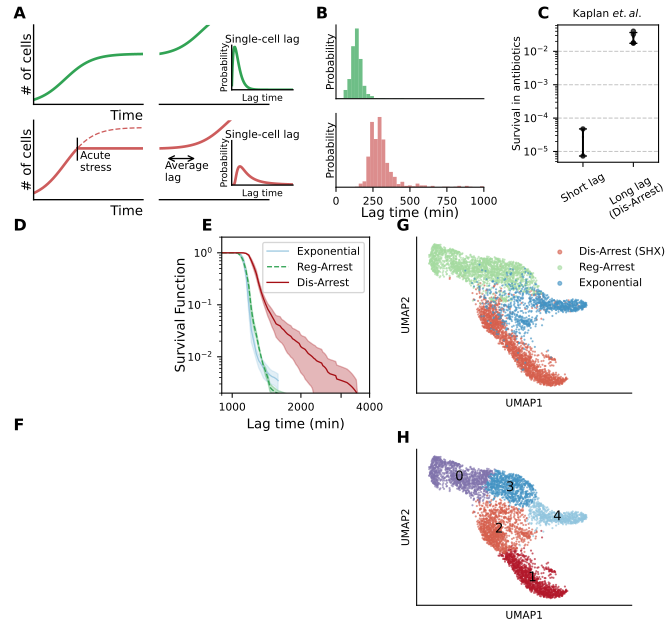

The script that saved this image:
import numpy as np
import scipy as sc
import matplotlib.pyplot as plt
from scipy.stats import ttest_ind
from scipy.stats import t
from mpl_toolkits.axes_grid1.inset_locator import inset_axes
import pandas as pd
import os
from collections import OrderedDict
from figure_functions import *

# ------------------------------------------------------------------
# BUILD FIGURE
# ------------------------------------------------------------------

def panel_C(ax):
    # Load data
    df = pd.read_csv(os.path.join(root_dir, 'figure1', 'survival_data.csv'))
    # Define groups and their corresponding columns
    groups = ['Reg-Arrest', 'Dis-Arrest']
    avg_cols = [f"{g}_avg" for g in groups]
    err_cols = [f"{g}_err" for g in groups]
    labels = ['Short lag', 'Long lag\n(Dis-Arrest)']
    # Define custom x positions to cluster related groups
    x_positions = [0.2, 0.6]
    group_values = [df[col].dropna().values for col in avg_cols]
    group_errors = [df[err].dropna().values for err in err_cols]

    # Plot individual data points
    for x, values in zip(x_positions, group_values):
        ax.scatter([x] * len(values), values, s=10, marker='o', alpha=0.7, color='k')

    # plot error bars
    for x, values, error in zip(x_positions, group_values, group_errors):
        ax.errorbar(x, np.mean(values), yerr=np.std(values), fmt='', capsize=3, color='black', label='Mean ± Error')
    # Axis and formatting
    # Custom x-ticks and labels
    ax.set_xticks(x_positions)
    ax.set_xticklabels(labels, rotation=30, fontsize=fsize-2)
    ax.set_ylabel('Survival in antibiotics', fontsize=fsize-2,labelpad=1)
    ax.set_yscale('log')
    # set y tick fontsize
    ax.tick_params(axis='y', labelsize=fsize-2)
    ax.set_title(r'Kaplan $\mathit{et. al.}$', fontsize=fsize-2)

    ax.grid(axis='y', linestyle='--', alpha=0.7)
    ax.set_xlim(0, 0.8)


def panel_A(axes):
    # Define the sigmoidal function
    def sigmoid(x, a, b, c):
        return c / (1 + a * np.exp(-b * x))

    # Define the inverse gamma distribution
    def inv_gamma(x, a, b):
        return b ** a / sc.special.gamma(a) * x ** (-a - 1) * np.exp(-b / x)

    # Define the gamma distribution
    def gamma(x, a, b):
        return b ** a / sc.special.gamma(a) * x ** (a - 1) * np.exp(-b * x)

    t0 = 0.8
    lw = 1
    green = '#31a354'
    red = '#CD5C5C'
    # Generate x values
    x = np.linspace(0.01, 5, 100)
    # Plot the regulated sigmoid function
    axes[0, 0].plot(x, sigmoid(x, 10, 4, 0.7), color=green, linewidth=lw+1)
    # Plot the disrupted sigmoid function
    axes[1, 0].plot(x[x < t0], sigmoid(x[x < t0], 10, 4, 1), color=red, linewidth=lw+1)
    axes[1, 0].plot(x[x >= t0], sigmoid(x[x >= t0], 10, 4, 1), color=red, linewidth=lw, linestyle='dashed')
    axes[1, 0].plot([t0, 4], [sigmoid(t0, 10, 4, 1), sigmoid(t0, 10, 4, 1)], color=red, linewidth=lw+1)
    axes[1, 0].plot([t0, t0], [0.55, 0.85], color='k', linewidth=lw)
    # add text to the plot
    axes[1, 0].text(0.85, 0.4, 'Acute\nstress', fontsize=fsize-2, color='k')
    # remove the top and right spines
    for ax in axes[:, 0]:
        ax.spines['top'].set_visible(False)
        ax.spines['right'].set_visible(False)
        # make the spines wider
        ax.spines['left'].set_linewidth(lw)
        ax.spines['bottom'].set_linewidth(lw)
        ax.set_xticks([])  # remove ticks
        ax.set_yticks([])
        ax.set_xlabel('Time', fontsize=fsize, loc='right')
        ax.set_ylabel('# of cells', fontsize=fsize, labelpad=0)
        ax.set_xlim(0, 2)
        ax.set_ylim(0, 1.1)

    # second column:
    # Plot the regulated sigmoid function
    axes[0, 1].plot(x, 0.67 + sigmoid(x - 0.2, 10, 4, 0.7), color=green, linewidth=lw+1)
    # Plot the disrupted sigmoid function
    axes[1, 1].plot(x, 0.705 + sigmoid(x - 0.65, 10, 4, 0.7), color=red, linewidth=lw+1)
    axes[1, 1].annotate(
        '', xy=(0.1, 0.57), xytext=(0.7, 0.57),
        arrowprops=dict(arrowstyle='<->', color='k', lw=lw)
    )
    axes[1, 1].text(0.1, 0.26, 'Average\nlag', fontsize=fsize-2, color='k')
    for ax in axes[:, 1]:
        ax.spines['top'].set_visible(False)
        ax.spines['right'].set_visible(False)
        ax.spines['left'].set_visible(False)
        # make the spines wider
        ax.spines['left'].set_linewidth(lw)
        ax.spines['bottom'].set_linewidth(lw)
        ax.set_xticks([])  # remove ticks
        ax.set_yticks([])
        ax.set_xlim(0, 2)
        ax.set_ylim(0, 1.1)

    # third column:
    # Plot the gamma distribution for different shape and scale
    axins1 = inset_axes(axes[0, 1], bbox_to_anchor=(0.6, 0.1, 0.8, 0.8), bbox_transform=axes[0, 1].transAxes,
                        width="70%", height="70%", loc="lower left")
    axins1.plot(x, gamma(x, 2, 4.2), label='a=1, b=3', color=green, linewidth=lw+1)
    # Plot the inverse gamma distribution for different shape and scale
    axins2 = inset_axes(axes[1, 1], bbox_to_anchor=(0.6, 0.1, 0.8, 0.8), bbox_transform=axes[1, 1].transAxes,
                        width="70%", height="70%", loc="lower left")
    axins2.plot(x, inv_gamma(x, 2, 2), label='a=2, b=1', color=red, linewidth=lw+1)
    # add labels and legend

    # remove the top and right spines
    for ax in [axins1, axins2]:
        ax.spines['top'].set_visible(False)
        ax.spines['right'].set_visible(False)
        # make the spines wider
        ax.spines['left'].set_linewidth(lw)
        ax.spines['bottom'].set_linewidth(lw)
        ax.set_xlabel('Lag time', fontsize=fsize - 3, labelpad=3)
        ax.set_ylabel('Probability', fontsize=fsize - 3, labelpad=2)
        ax.set_xticks([])  # remove ticks
        ax.set_yticks([])
        ax.set_xlim(0, 5)
        ax.set_ylim(0, 1.6)
        ax.set_title('Single-cell lag', fontsize=fsize - 2, pad=2)


def panel_B(axes):
    project_dir = os.path.dirname(os.path.dirname(root_dir))
    bins = np.linspace(0, 1000, 40)
    hist_data = np.loadtxt(os.path.join(project_dir, 'scanlag_data', 'kaplan_shx', 't0.txt'))
    hist_data2 = np.loadtxt(os.path.join(project_dir, 'scanlag_data', 'kaplan_shx', 't1346.txt'))
    x0 = hist_data[0]
    hist_data = hist_data - x0
    hist_data2 = hist_data2 - x0
    green = '#31a354'
    red = '#CD5C5C'
    axes[0,0].hist(hist_data, bins=bins, color=green, alpha=0.7)
    axes[1,0].hist(hist_data2, bins=bins, color=red, alpha=0.7)
    for ax in axes[:, 0]:
        ax.set_ylabel('Probability', fontsize=fsize-2, labelpad=0)
        ax.set_xlim(0, 1000)
        ax.set_yticks([])
        ax.spines['top'].set_visible(False)
        ax.spines['right'].set_visible(False)
        ax.tick_params(axis='both', which='major', labelsize=fsize - 2)
    axes[0,0].set_xticks([])
    axes[1,0].set_xlabel('Lag time (min)', fontsize=fsize, labelpad=0)
def panel_E(ax):
    # scanlag plot:
    data_dir = os.path.join(os.path.dirname(os.path.dirname(root_dir)), 'scanlag_data', 'exp2')
    x_min = 900
    x_max = 4000
    n_points = 100
    n_reps = 3
    interp_data = {'Exponential': [], 'Reg-Arrest': [], 'Dis-Arrest': []}
    colors = {'Exponential': '#9ecae1', 'Reg-Arrest': '#31a354', 'Dis-Arrest': '#a50f15'}
    linestyles = {'Exponential': '-', 'Reg-Arrest': '--', 'Dis-Arrest': '-'}
    common_x = np.linspace(x_min, x_max, num=n_points)
    for file in os.listdir(data_dir):
        data = pd.read_csv(os.path.join(data_dir, file), header=0)
        y_interpolated = np.interp(common_x, data['X'], data['Y'])
        if 'EXP' in file:
            interp_data['Exponential'].append(y_interpolated)
        elif 'CASP' in file:
            interp_data['Reg-Arrest'].append(y_interpolated)
        elif 'SHX' in file:
            interp_data['Dis-Arrest'].append(y_interpolated)

    for key, value in interp_data.items():
        y_mean = np.mean(value, axis=0)
        y_std = np.std(value, axis=0, ddof=1)
        t_crit = t.ppf(0.84, df=n_reps - 1)  # for 68% CI: t(0.84, df = n_reps-1)
        ci = (y_std / np.sqrt(n_reps))
        existing_values = y_mean > y_mean[-1]
        ax.plot(common_x[existing_values], y_mean[existing_values], label=key, color=colors[key],
                linestyle=linestyles[key], linewidth=1)
        plt.fill_between(common_x[existing_values],
                         (y_mean - ci)[existing_values],
                         (y_mean + ci)[existing_values],
                         alpha=0.3,
                         color=colors[key])

    ax.set_xlabel('Lag time (min)', fontsize=fsize)
    ax.set_ylabel('Survival Function', fontsize=fsize, labelpad=0)
    ax.set_xscale('log')
    ax.set_yscale('log')
    ax.set_xlim(x_min, x_max)
    ax.set_xticks([1000, 2000, 3000, 4000])
    ax.set_xticklabels([1000, 2000, '', 4000])
    # set tick fontsize
    ax.tick_params(axis='both', which='major', labelsize=fsize - 2)
    ax.set_ylim(0.002, 2)
    handles, labels = ax.get_legend_handles_labels()

    # use an OrderedDict to remove duplicates while preserving order
    by_label = OrderedDict(zip(labels, handles))

    # re-draw the legend with only the unique labels
    ax.legend(by_label.values(), by_label.keys(), loc='upper right', fontsize=fsize - 2)###


def panel_G(ax):
    # UMAP panel:
    # Load data
    # project directory
    project_dir = os.path.dirname(os.path.dirname(root_dir))
    data = pd.read_csv(os.path.join(project_dir, 'scanpy', 'umap_coordinates_shx_scaled.csv'), index_col=0,
                       header=0)
    # scatter plot
    exp_data = data[data['batch'] == 'exp']

    reg_data = data[np.logical_or(data['batch'] == 'reg1', data['batch'] == 'reg2')]
    dis_data = data[np.logical_or(data['batch'] == 'dis1', data['batch'] == 'dis2')]
    colors = ['#4393c3', '#a6dba0', '#d6604d']
    ax.scatter(dis_data.UMAP_1, dis_data.UMAP_2, color=colors[2], alpha=.6, s=.5, label='Dis-Arrest (SHX)')
    ax.scatter(reg_data.UMAP_1, reg_data.UMAP_2, color=colors[1], alpha=.6, s=.5, label='Reg-Arrest')
    ax.scatter(exp_data.UMAP_1, exp_data.UMAP_2, color=colors[0], alpha=.6, s=.5, label='Exponential')
    ax.legend(fontsize=fsize-2, loc='upper right', bbox_to_anchor=(1.2,1), markerscale=4, frameon=False)
    ax.grid(False)
    ax.set_xlabel('UMAP1', fontsize=fsize-2)
    ax.set_ylabel('UMAP2', fontsize=fsize-2)
    ax.set_xlim([-9,7])
    # remove spines
    ax.spines['top'].set_visible(False)
    ax.spines['right'].set_visible(False)
    ax.set_xticks([])
    ax.set_yticks([])


def panel_H(ax):
    # UMAP panel:
    # Load data
    # project directory
    project_dir = os.path.dirname(os.path.dirname(root_dir))
    data = pd.read_csv(os.path.join(project_dir, 'scanpy', 'umap_coordinates_shx_scaled.csv'), index_col=0,
                       header=0)
    # scatter plot
    colors = ['#8073ac', '#b2182b', '#d6604d', '#4393c3', '#92c5de']
    # color by cluster
    for i in range(max(data['cluster']) + 1):
        ax.scatter(data[data['cluster'] == i].UMAP_1, data[data['cluster'] == i].UMAP_2, color=colors[i], alpha=.6, s=.5,
                   label=f"Cluster {i + 1}")
        ax.text(data[data['cluster'] == i].UMAP_1.mean(), data[data['cluster'] == i].UMAP_2.mean(), str(i),
                fontsize=fsize, color='k', ha='center', va='center')

    ax.grid(False)
    ax.set_xlabel('UMAP1', fontsize=fsize-2)
    ax.set_ylabel('UMAP2', fontsize=fsize-2)
    ax.set_xlim([-9,7])
    # remove spines
    ax.spines['top'].set_visible(False)
    ax.spines['right'].set_visible(False)
    ax.set_xticks([])
    ax.set_yticks([])


###
# Build figure 1:
fsize = 10
pf = PanelFigure(figsize=(7, 6.5), label_offset=(-0.03,0.03))
panel_pos = [
    [0.05, 0.68, 0.35, 0.28],  # A
    [0.5, 0.7, 0.22, 0.26],  # B
    [0.83, 0.74, 0.15, 0.22],  # C
    [0.05, 0.37, 0.2, 0.25],  # D
    [0.33, 0.37, 0.22, 0.25],  # E
    [0.05, 0.02, 0.47, 0.28],  # F
    [0.62, 0.37, 0.32, 0.25],  # G
    [0.62, 0.03, 0.32, 0.25],  # H
]
root_dir = os.getcwd()
# panel A:
axes_panel_A = pf.add_grid_panel(panel_pos[0], 2, 2, label="A",
                  sharex=True, sharey=True,
                  wspace=0.15, hspace=0.2)
panel_A(axes_panel_A)
# panel B:
axes_panel_B = pf.add_grid_panel(panel_pos[1], 2, 1, label="B",
                  sharex=True, sharey=True,
                  wspace=0.15, hspace=0.2)
panel_B(axes_panel_B)
# panel C:
pf.add_panel(panel_pos[2], draw_func=panel_C, label="C")
# panel D:
pf.add_panel(panel_pos[3], hide_axis=True, label="D")
# panel E:
pf.add_panel(panel_pos[4], draw_func=panel_E, label="E")
# panel F"
pf.add_panel(panel_pos[5], hide_axis=True, label="F")
# panel G:
pf.add_panel(panel_pos[6], draw_func=panel_G, label="G")
# panel H:
pf.add_panel(panel_pos[7], draw_func=panel_H, label="H")

pf.save("figure1.svg", dpi=300)
plt.show()
